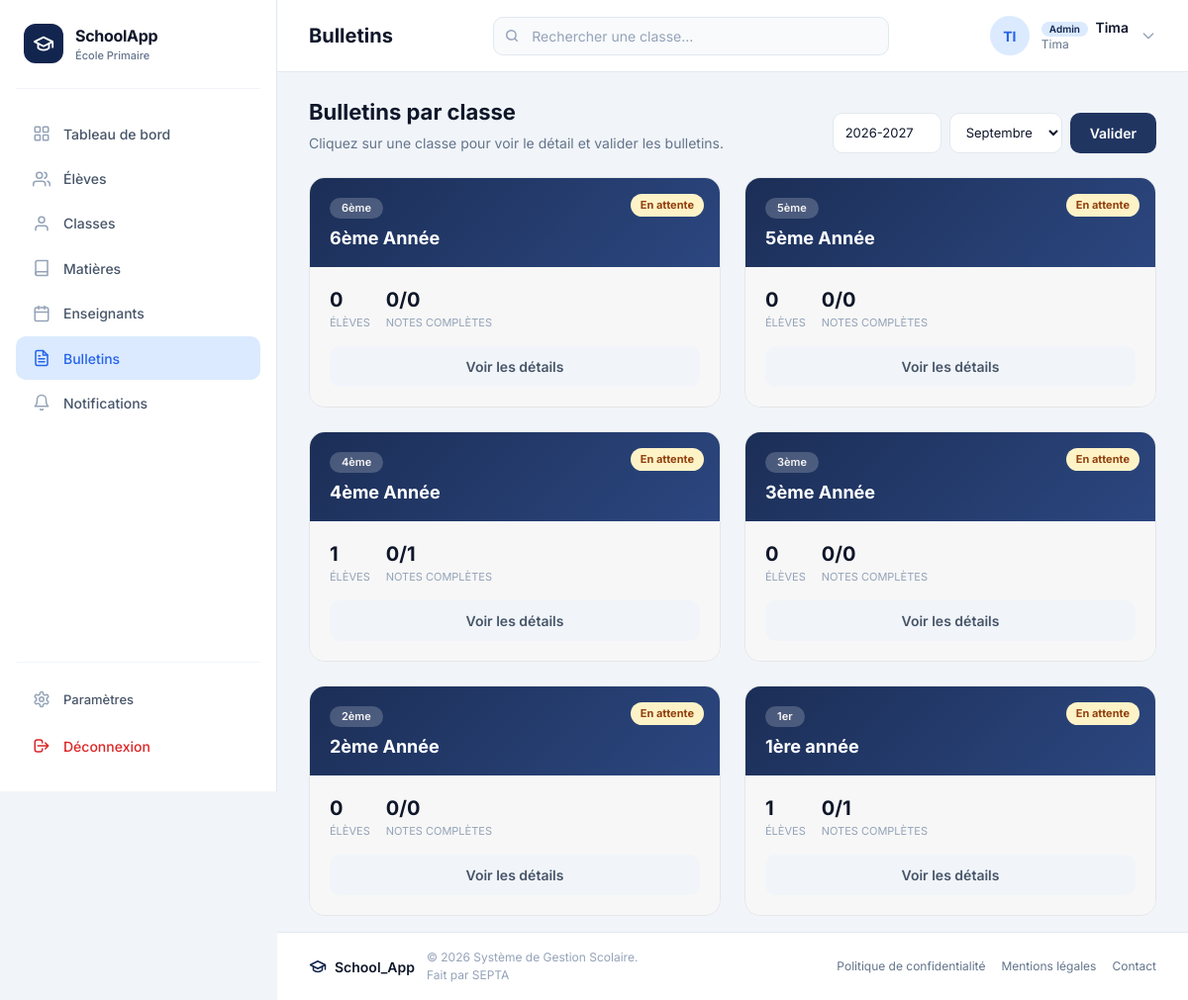
The app's page /bulletins/ (signed in), older data.
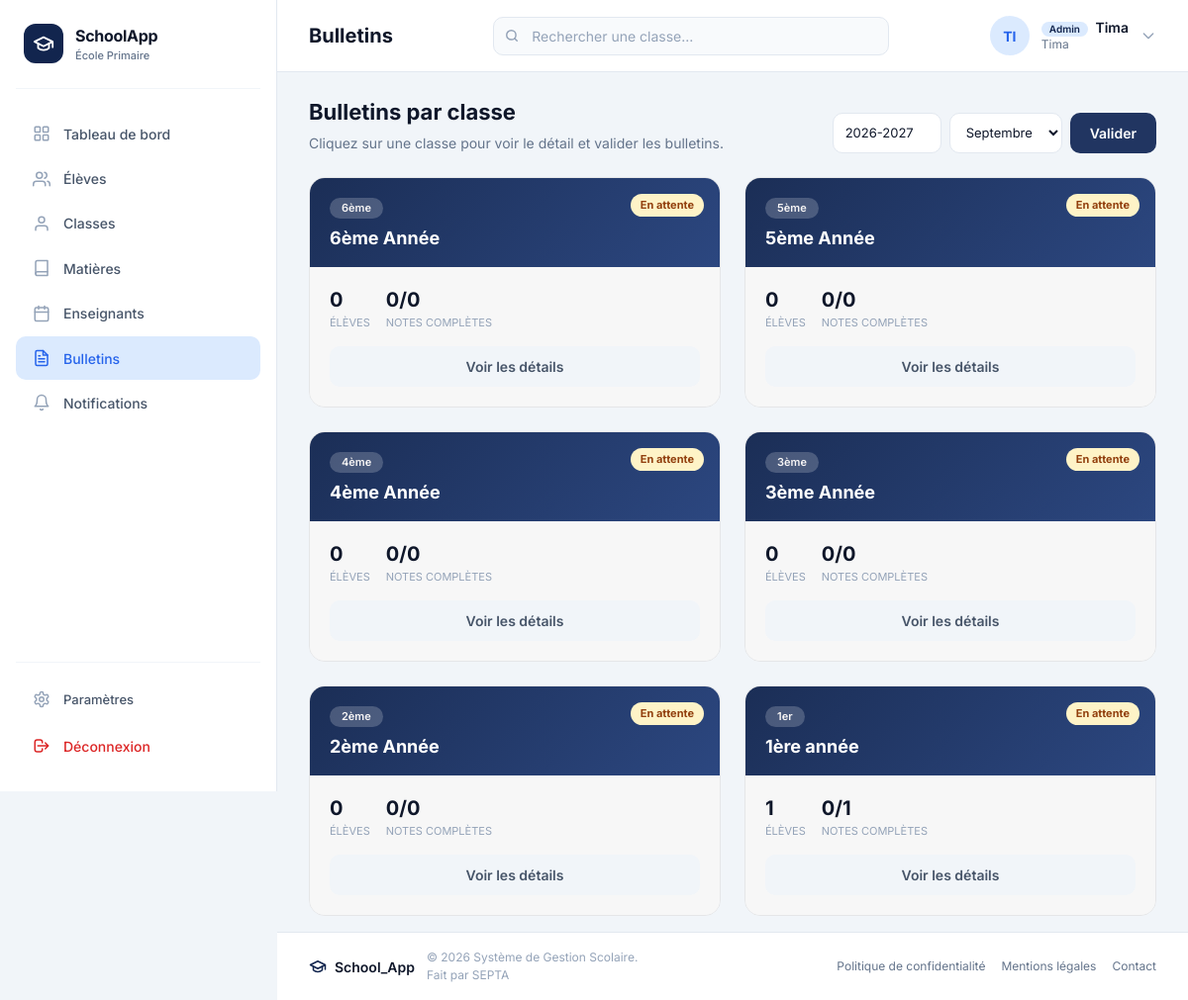
The same page, newer data.
### classes/models.py (models this page shows, shortened)
class Classe(models.Model):
    nom = models.CharField(max_length=30, null=False)
    niveau = models.IntegerField()
    enseignant = models.ForeignKey(
        User,
        on_delete=models.SET_NULL,
        null=True,
        blank=True,
        related_name="classes",
        limit_choices_to={"groups__name": "Teacher"},
    )

### bulletins/views.py (the view)
@login_required
def bulletin_list(request):
    if not est_admin(request.user):
        messages.error(request, "Seul l'administrateur peut accéder à cette page.")
        return redirect("accounts:dashboard")
    mois = int(request.GET.get("mois", mois_courant()))
    annee_scolaire = request.GET.get("annee_scolaire", ANNEE_SCOLAIRE_DEFAUT)
    classes_info = []
    for classe in Classe.objects.all().order_by("-niveau", "nom"):
        eleves = list(classe.students.all().order_by("last_name", "first_name"))
        total_eleves = len(eleves)
        valide = classe_verrouillee(classe, mois, annee_scolaire)
        eleves_rows = []
        eleves_complets = 0
        bulletins_par_eleve = {}
        if valide:
            bulletins = Bulletin.objects.filter(
                classe=classe, mois=mois, annee_scolaire=annee_scolaire
            ).select_related("student").order_by("rang")
            bulletins_par_eleve = {b.student_id: b for b in bulletins}
            for eleve in eleves:
                bulletin = bulletins_par_eleve.get(eleve.pk)
                eleves_rows.append({"eleve": eleve, "bulletin": bulletin})
                if bulletin:
                    eleves_complets += 1
        else:
            for eleve in eleves:
                moyenne = calculer_moyenne_eleve(eleve, mois, annee_scolaire)
                complet = moyenne is not None
                if complet:
                    eleves_complets += 1
                eleves_rows.append({"eleve": eleve, "moyenne": moyenne, "complet": complet})
        classes_info.append({
            "classe": classe,
            "total_eleves": total_eleves,
            "eleves_complets": eleves_complets,
            "eleves_rows": eleves_rows,
            "valide": valide,
            "prete_a_valider": total_eleves > 0 and eleves_complets == total_eleves and not valide,
        })
    context = {
        "classes_info": classes_info,
        "mois": mois,
        "mois_label": mois_label(mois),
        "mois_scolaire": MOIS_SCOLAIRE,
        "annee_scolaire": annee_scolaire,
    }
    return render(request, "bulletin/bulletins.html", context)

### bulletins/utils.py (called while the page is built)
def mois_courant():
    m = date.today().month
    return m if m in MOIS_LABELS else 9

def mois_label(mois):
    return MOIS_LABELS.get(int(mois), str(mois))

### bulletins/views.py (called while the page is built)
def est_admin(user):
    return user.is_staff

def classe_verrouillee(classe, mois, annee_scolaire):
    return Bulletin.objects.filter(
        classe=classe,
        mois=mois,
        annee_scolaire=annee_scolaire,
        valide=True,
    ).exists()

def calculer_moyenne_eleve(student, mois, annee_scolaire):
    classe = student.classroom
    matieres = classe.matieres.all()
    if not matieres.exists():
        return None
    total = Decimal("0")
    nombre_matieres = 0
    for matiere in matieres:
        note = Note.objects.filter(
            student=student,
            matiere=matiere,
            mois=mois,
            annee_scolaire=annee_scolaire,
        ).first()
        if note is None:
            return None
        note_sur_10 = (note.valeur * Decimal("10")) / Decimal(str(matiere.note_sur))
        total += note_sur_10
        nombre_matieres += 1
    moyenne = total / Decimal(nombre_matieres)
    return moyenne.quantize(Decimal("0.01"), rounding=ROUND_HALF_UP)

### bulletins/templates/bulletin/bulletins.html (shortened to what this page needs)
{% extends 'base.html' %}
{% load static %}
{% block page_title %}Bulletins{% endblock %}
{% block search_placeholder %}Rechercher une classe...{% endblock %}
{% block nav_bulletins %}active{% endblock %}
{% block content %}
<div class="page-header">
  <div class="page-header-text">
    <h2>Bulletins par classe</h2>
    <p>Cliquez sur une classe pour voir le détail et valider les bulletins.</p>
  </div>
  <form class="period-form" method="get">
    <input type="text" name="annee_scolaire" value="{{ annee_scolaire }}" style="width:110px;">
    <select name="mois" onchange="this.form.submit()">
      {% for valeur, label in mois_scolaire %}
      <option value="{{ valeur }}" {% if valeur == mois %}selected{% endif %}>{{ label }}</option>
      {% endfor %}
    </select>
    <button type="submit" class="btn btn-primary">Valider</button>
  </form>
</div>
{% if classes_info %}
<div class="classes-grid">
  {% for info in classes_info %}
  <article class="class-card" onclick="ouvrirModal('{{ info.classe.pk }}')" style="cursor:pointer;">
    <div class="card-header">
      <span class="card-status {% if info.valide %}valide{% else %}attente{% endif %}">
        {% if info.valide %}Validé{% else %}En attente{% endif %}
      </span>
      <span class="card-badge">
        {% if info.classe.niveau == 1 %}1er{% else %}{{ info.classe.niveau }}ème{% endif %}
      </span>
      <h3 class="card-title">{{ info.classe.nom }}</h3>
    </div>
    <div class="card-body">
      <div class="card-stats">
        <div>
          <div class="card-stat-value">{{ info.total_eleves }}</div>
          <div class="card-stat-label">Élèves</div>
        </div>
        <div>
          <div class="card-stat-value">{{ info.eleves_complets }}/{{ info.total_eleves }}</div>
          <div class="card-stat-label">
            {% if info.valide %}Bulletins prêts{% else %}Notes complètes{% endif %}
          </div>
        </div>
      </div>
      <button type="button" class="btn btn-secondary btn-block" onclick="event.stopPropagation(); ouvrirModal('{{ info.classe.pk }}')">
        Voir les détails
      </button>
    </div>
  </article>
  {% endfor %}
</div>
{% else %}
<div class="empty-state">
  <h3>Aucune classe</h3>
  <p>Créez d'abord des classes pour pouvoir gérer leurs bulletins.</p>
</div>
{% endif %}
{% endblock %}

Row changes from the older to the newer data that the page shows:
changed Classe "4ème Année": total_eleves "1" → "0"
